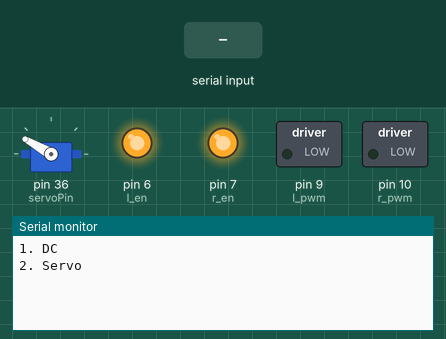
This sketch was run on a simulated Arduino Mega 2560, built with avr-gcc and run on an emulated ATmega2560. Shown: servo, switched loads named in the sketch (green lamp = pin HIGH), output pins drawn as LEDs (lit = HIGH), the last lines printed to the serial monitor. The test bench sets the inputs (shaded band).

Above: at 1.2 s.
1.3 s: "90,45,200\n" received over Serial
At 1.8 s:
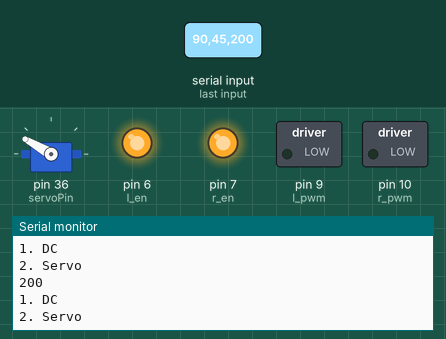
2.8 s: "1\n" received over Serial
At 4.7 s:
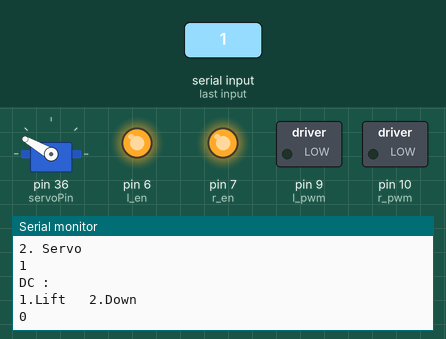
Timing chart, 0 to 6.2 s (numbered marks = the images above; inputs shaded):
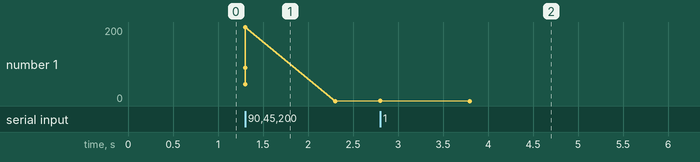

Measured:
- after the input at 1.3 s, the serial monitor: prints a new line at once (image 1)
- after the input at 2.8 s, the serial monitor: prints a new line at once (image 2)

The sketch:

LFlap_Testing.ino
```cpp
#include <Servo.h>
int dc;
Servo s;

#define servoPin 36                  //check

int l_pwm = 9;                       //check
int r_pwm = 10;                      //check
int l_en = 6;                        //check
int r_en = 7;                        //check

int dc_pwm = 30;                     //check

int motor, servo;

void setup() {
  Serial.begin(115200);
  s.attach(servoPin);
  pinMode(r_en, OUTPUT);
  pinMode(l_en, OUTPUT);
  pinMode(r_pwm, OUTPUT);
  pinMode(l_pwm, OUTPUT);

  digitalWrite(r_en, HIGH);
  digitalWrite(l_en, HIGH);
  s.write(150);
}

void loop() {

  Serial.println("1. DC \n2. Servo");
  while(Serial.available()==0);
  motor = Serial.parseInt();
  Serial.println(motor);

  if(motor == 1){
    Serial.println("DC : \n1.Lift   2.Down");
    while (Serial.available()==0);
    dc = Serial.parseInt();
    Serial.println(dc);
    if(dc == 1){
      Serial.println("Lift");
      analogWrite(l_pwm, 0);
      analogWrite(r_pwm, dc_pwm);
    }
    else if (dc == 2) {
      Serial.println("Down");
      analogWrite(r_pwm, 0);
      analogWrite(l_pwm, dc_pwm);
    }
      delay(5600);
      analogWrite(r_pwm, 0);
      analogWrite(l_pwm, 0);
  }

  else if(motor == 2){
    Serial.println("Servo : \n1.Grip   2.Ungrip");
    while (Serial.available()==0);
    servo = Serial.parseInt();
    Serial.println(servo);
    if(servo == 1){
      Serial.println("Grip");
      s.write(150);

    }
    else if (servo == 2) {
      Serial.println("Ungrip");
      s.write(190);
    }
  }
  Serial.println();
}
```
